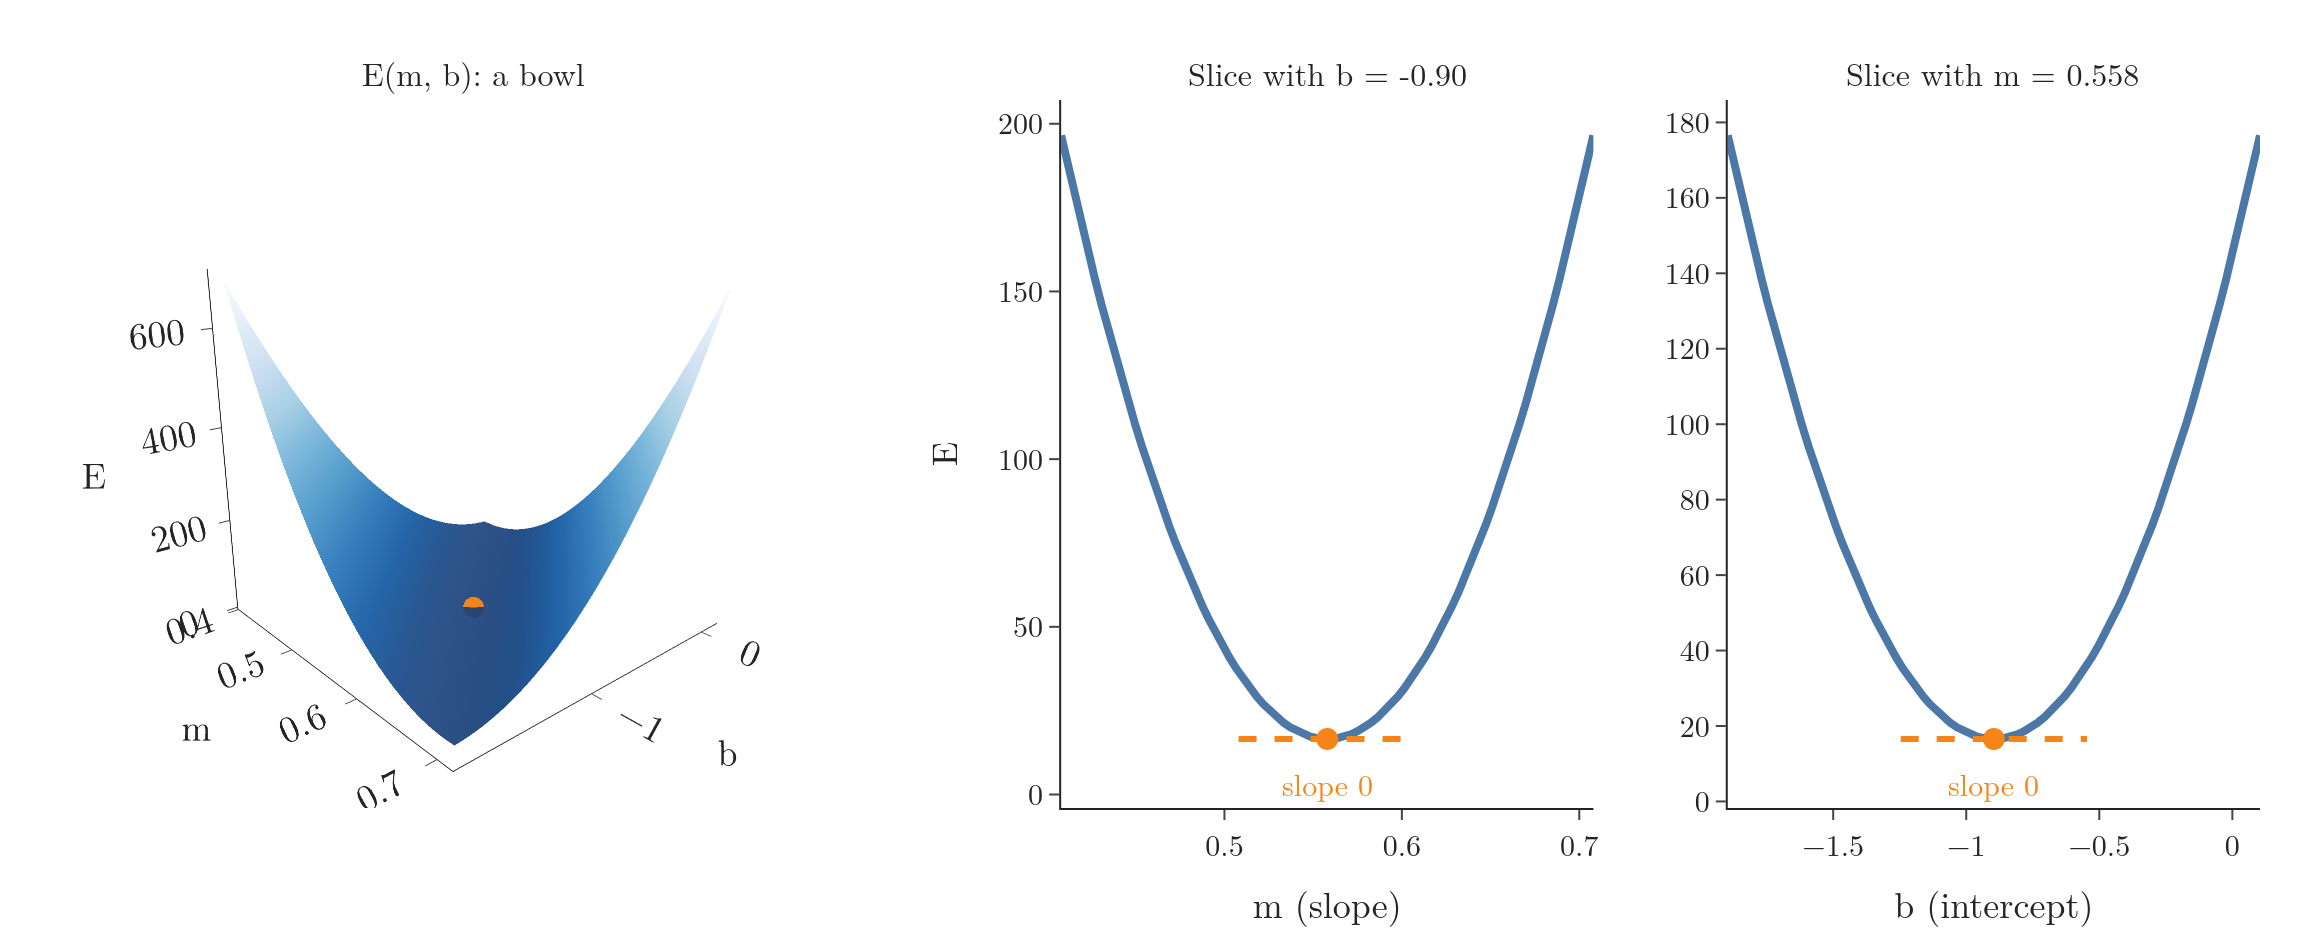

Write the Python code that produced this figure.
"""The error E(m, b) = sum of squared errors on the 160 training students, as a surface and as two slices (Plotly).
The minimum is where the slope of E is zero in both directions."""
from pathlib import Path
import numpy as np
import plotly.graph_objects as go
from plotly.subplots import make_subplots
from common import X_train, y_train, M, B

here = Path(__file__).parent
BLUE, ORANGE, GREEN, RED, GREY = "#4C78A8", "#F58518", "#54A24B", "#E45756", "#6B6B6B"
x, y = X_train["cgpa"].to_numpy(), y_train.to_numpy()
E = lambda m, b: ((y - (m[..., None] * x + b[..., None])) ** 2).sum(-1)
ms, bs = np.linspace(M - 0.15, M + 0.15, 80), np.linspace(B - 1.0, B + 1.0, 80)
MM, BB = np.meshgrid(ms, bs)
Z = E(MM, BB)
emin = float(((y - (M * x + B)) ** 2).sum())
fig = make_subplots(1, 3, specs=[[{"type": "scene"}, {}, {}]], column_widths=[0.46, 0.27, 0.27],
                    horizontal_spacing=0.06,
                    subplot_titles=("E(m, b): a bowl", f"Slice with b = {B:.2f}", f"Slice with m = {M:.3f}"))
fig.add_trace(go.Surface(x=MM, y=BB, z=Z, colorscale="Blues", reversescale=True, showscale=False, opacity=0.9), 1, 1)
fig.add_trace(go.Scatter3d(x=[M], y=[B], z=[emin], mode="markers", marker=dict(size=6, color=ORANGE)), 1, 1)
e_m = E(ms, np.full_like(ms, B))
e_b = E(np.full_like(bs, M), bs)
fig.add_trace(go.Scatter(x=ms, y=e_m, mode="lines", line=dict(color=BLUE, width=4)), 1, 2)
fig.add_trace(go.Scatter(x=bs, y=e_b, mode="lines", line=dict(color=BLUE, width=4)), 1, 3)
for col, xv in ((2, M), (3, B)):
    fig.add_trace(go.Scatter(x=[xv], y=[emin], mode="markers", marker=dict(size=11, color=ORANGE)), 1, col)
    span = 0.05 if col == 2 else 0.35
    fig.add_trace(go.Scatter(x=[xv - span, xv + span], y=[emin, emin], mode="lines",
                             line=dict(color=ORANGE, width=3, dash="dash")), 1, col)
fig.add_annotation(x=M, y=emin, xref="x", yref="y", yshift=-22, text="slope 0", showarrow=False,
                   font=dict(color=ORANGE, size=15))
fig.add_annotation(x=B, y=emin, xref="x2", yref="y2", yshift=-22, text="slope 0", showarrow=False,
                   font=dict(color=ORANGE, size=15))
fig.update_xaxes(title="m (slope)", row=1, col=2)
fig.update_xaxes(title="b (intercept)", row=1, col=3)
fig.update_yaxes(title="E", row=1, col=2)
fig.update_scenes(xaxis_title="m", yaxis_title="b", zaxis_title="E", camera=dict(eye=dict(x=1.7, y=-1.5, z=0.7)), xaxis=dict(nticks=4), yaxis=dict(nticks=4), zaxis=dict(nticks=4))
fig.update_layout(template="simple_white", width=1150, height=470, showlegend=False,
                  font=dict(family="Latin Modern Roman", size=15), margin=dict(l=10, r=20, t=50, b=50))
fig.update_annotations(font_size=16, selector=dict(xref="paper"))
print("minimum E", round(emin, 2))
fig.write_image(here / "loss_surface.png", scale=2)
fig.write_image(here / "loss_surface.pdf")
